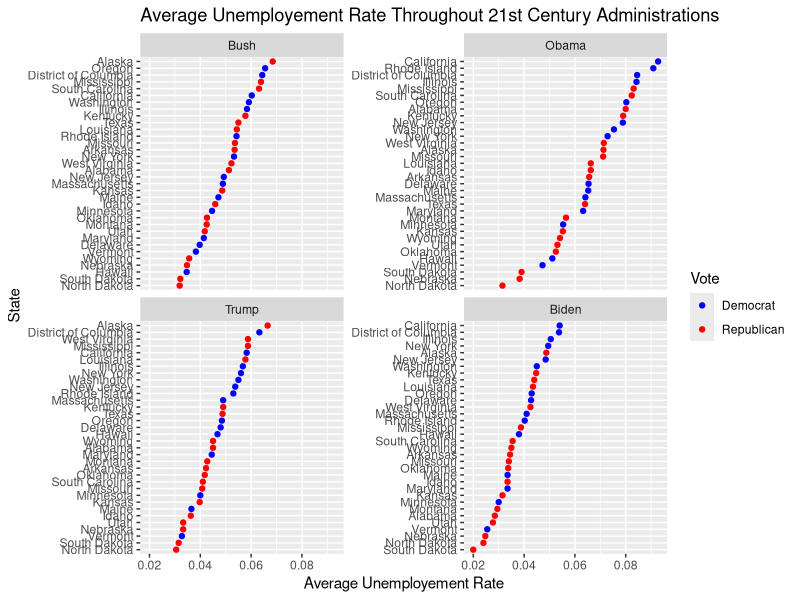
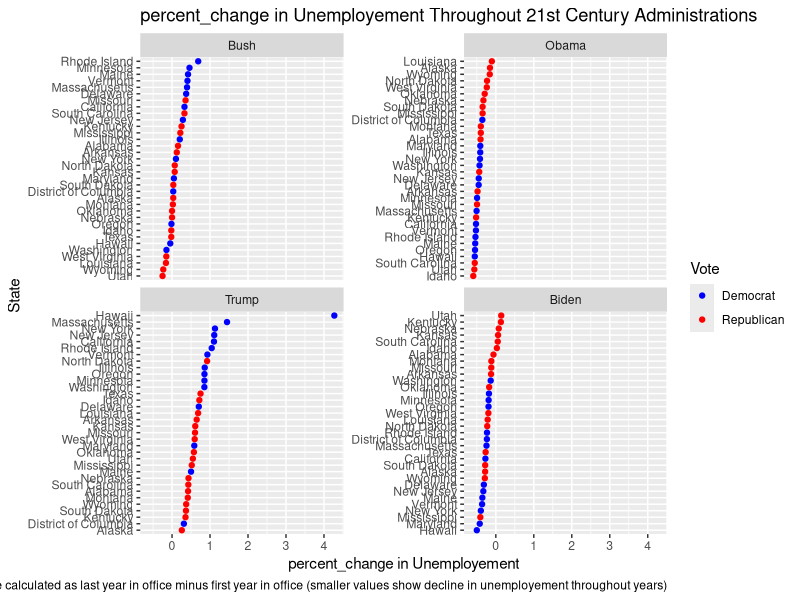
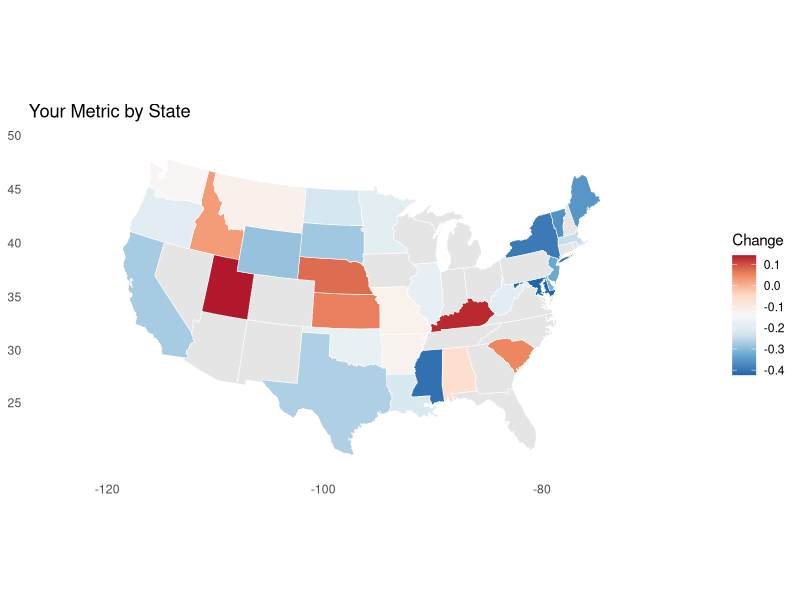
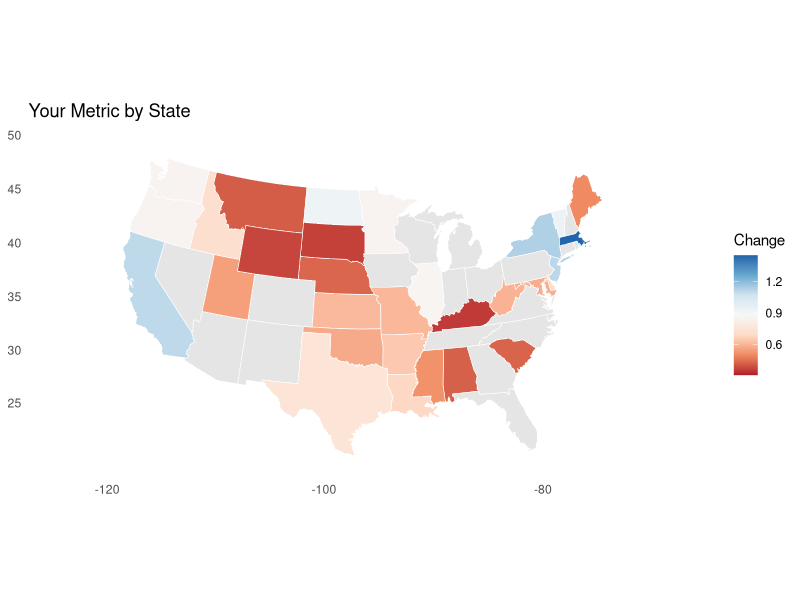
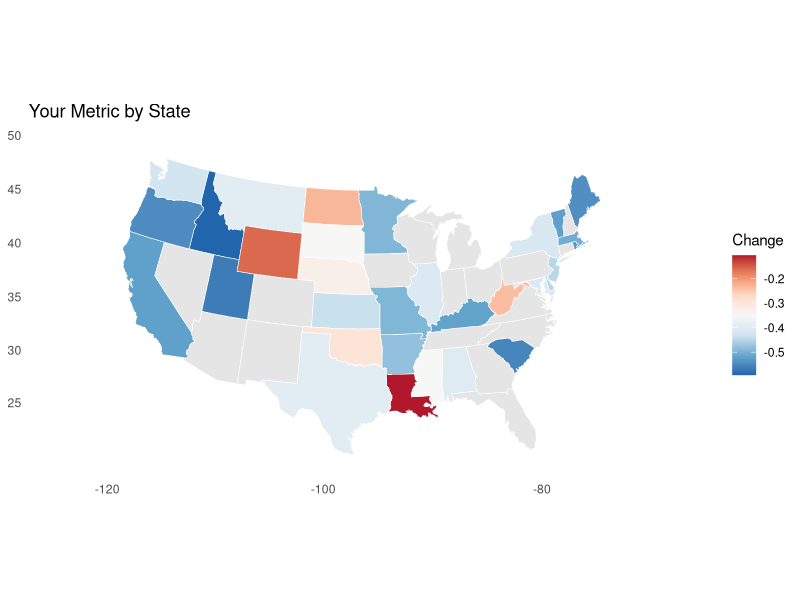
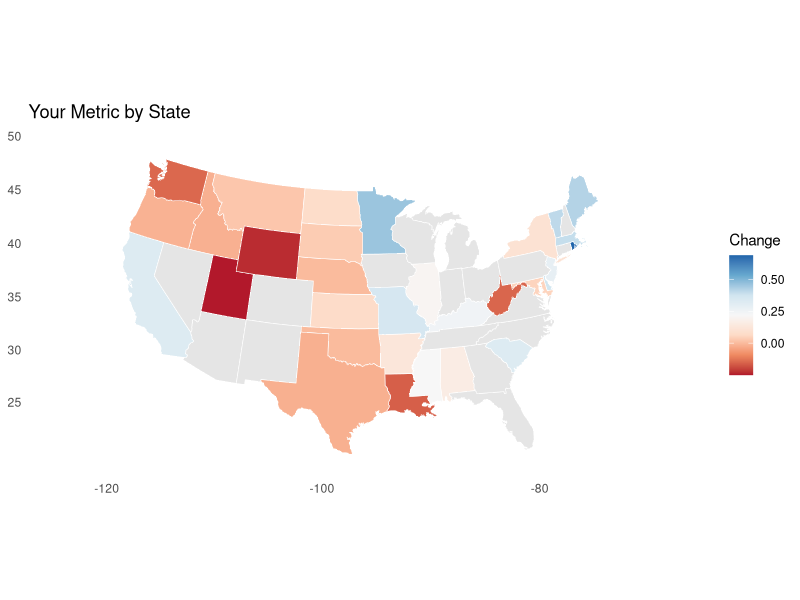

Here is the R script that generated these plots, in order: (Note: this script raises an error after producing the figures.)
## ---- chunk 1
library(readr)
library(dplyr)
library(tidyverse)
library(forcats)
library(tidytext)
library(scales)
library(lubridate)
library(stringr)
## ---- chunk 2
unemployement <- read_csv("data/unemployement_rate_by_state.csv")
## ---- chunk 3
consistent_blue <- c("California", "Oregon", "Washington", "Minnesota", "Illinois", "New York", "Vermont", "New Jersey", "Maine", "Rhode Island", "Maryland", "Delaware", "District of Columbia", "Conneticut", "Hawaii", "Massachusetts")

consistent_red <- c("Alaska", "Alabama", "Arkansas", "Idaho", "Kansas", "Kentucky", "Louisiana", "Missouri", "Mississippi", "Montana", "Nebraska", "North Dakota", "Oklahoma", "South Carolina", "South Dakota", "Tennesse", "Texas", "Utah", "Wyoming", "West Virginia")

all_consistent <- union(consistent_blue, consistent_red)
## ---- chunk 4
unemployement <- unemployement |> filter(
  State %in% all_consistent)
## ---- chunk 5
biden <- unemployement |> mutate(percent_change = (`2024` - `2021`)/`2021`,
                                 average = (`2024` + `2023` + `2022` + `2021`)/4) |> pivot_longer(cols = c(`2024`,`2021`), names_to = "year", values_to = "value") |>
  mutate(Vote = case_when(
    State %in% consistent_red ~ "Republican",
    State %in% consistent_blue ~ "Democrat",
    State == 'United States' ~ "United States")) |> select(State, percent_change, average, Vote) |> mutate(Administration = "Biden") |> distinct()

trump <- unemployement |> mutate(percent_change = (`2020` - `2017`)/`2017`,
                                 average = (`2020` + `2019` + `2018` + `2017`)/4) |> pivot_longer(cols = c(`2020`,`2017`), names_to = "year", values_to = "value") |>
  mutate(Vote = case_when(
    State %in% consistent_red ~ "Republican",
    State %in% consistent_blue ~ "Democrat",
    State == 'United States' ~ "United States")) |> select(State, percent_change, average, Vote) |> mutate(Administration = "Trump") |> distinct()

obama <- unemployement |> mutate(percent_change = (`2016` - `2009`)/`2009`,
                                 average = (`2016` + `2015` + `2014` + `2013`+`2012` + `2011` + `2010` + `2009`)/8) |> pivot_longer(cols = c(`2016`,`2009`), names_to = "year", values_to = "value") |>
  mutate(Vote = case_when(
    State %in% consistent_red ~ "Republican",
    State %in% consistent_blue ~ "Democrat",
    State == 'United States' ~ "United States")) |> select(State, percent_change, average, Vote) |> mutate(Administration = "Obama") |> distinct()

bush <- unemployement |> mutate(percent_change = (`2008` - `2001`)/`2001`,
                                 average = (`2008` + `2007` + `2006` + `2005`+`2004` + `2003` + `2002` + `2001`)/8) |> pivot_longer(cols = c(`2008`,`2001`), names_to = "year", values_to = "value") |>
  mutate(Vote = case_when(
    State %in% consistent_red ~ "Republican",
    State %in% consistent_blue ~ "Democrat",
    State == 'United States' ~ "United States")) |> select(State, percent_change, average, Vote) |> mutate(Administration = "Bush") |> distinct()
## ---- chunk 6
#| fig.height: 15
total <- rbind(biden, bush, obama, trump)

total <- total |>
  mutate(Administration = factor(
    Administration,
    levels = c("Bush", "Obama", "Trump", "Biden")  
  )) |> mutate(State_in_panel = reorder_within(State, average, Administration))

total |> ggplot(aes(x = average, y = State_in_panel, color = Vote)) + geom_point() +
  facet_wrap(~Administration, scales = "free_y") + scale_color_manual(
    values = c(
      "Republican" = "red",
      "Democrat"   = "blue",
      "United States" = "gray"
    )) + scale_y_reordered() + labs(y = "State", x = "Average Unemployement Rate",
                                    title = "Average Unemployement Rate Throughout 21st Century Administrations")
## ---- chunk 7
#| fig.height: 15

total2 <- total |>
  mutate(Administration = factor(
    Administration,
    levels = c("Bush", "Obama", "Trump", "Biden")  
  )) |> mutate(State_in_panel = reorder_within(State, percent_change, Administration))

total2 |> ggplot(aes(x = percent_change, y = State_in_panel, color = Vote)) + geom_point() +
  facet_wrap(~Administration, scales = "free_y") + scale_color_manual(
    values = c(
      "Republican" = "red",
      "Democrat"   = "blue",
      "United States" = "gray"
    )) + scale_y_reordered() + labs(y = "State", x = "percent_change in Unemployement",
                                    title = "percent_change in Unemployement Throughout 21st Century Administrations", caption = "percent_change calculated as last year in office minus first year in office (smaller values show decline in unemployement throughout years)")
## ---- chunk 8

safe_red_always <- c(
  "Alabama","Alaska","Arkansas","Idaho","Kansas","Kentucky","Louisiana",
  "Mississippi","Missouri","Montana","Nebraska","North Dakota","Oklahoma",
  "South Carolina","South Dakota","Tennessee","Texas","Utah","West Virginia","Wyoming"
)

always_blue <- c(
  "California","Connecticut","Delaware","Hawaii","Illinois","Maine",
  "Maryland","Massachusetts","Minnesota","New Jersey","New York",
  "Oregon","Rhode Island","Vermont","Washington"
)

red_every_election <- unemployement |> filter(State %in% safe_red_always) |> 
  pivot_longer(cols = `2024`:`2000`, names_to = "year", values_to = "value") |>
  mutate(Party = "Republican")

red_every_election$year <- as.Date(red_every_election$year, format = "%Y")

blue_every_election <- unemployement |> filter(State %in% always_blue) |>
  pivot_longer(cols = `2024`:`2000`, names_to = "year", values_to = "value") |>
  mutate(Party = "Democratic") 

blue_every_election$year <- as.Date(blue_every_election$year, format = "%Y") 


blue_every_election <- blue_every_election |> 
  mutate(year = floor_date(year, unit = "year")) 


red_every_election <- red_every_election |> 
  mutate(year = floor_date(year, unit = "year"))
## ---- chunk 9
unemployement_dif_biden <- total |> mutate(state_lower = tolower(State)) |> 
  filter(Administration == "Biden")
us_map <- map_data("state") 

plot_df_biden <- us_map |>
  left_join(unemployement_dif_biden, by = c("region" = "state_lower"))

ggplot(plot_df_biden, aes(long, lat, group = group, fill = percent_change)) +
  geom_polygon(color = "white", linewidth = 0.2) +
  coord_map("albers", lat0 = 39, lat1 = 45) +
  scale_fill_distiller(
  name = "Change", type = "div", palette = "RdBu", direction = -1,
  na.value = "grey90"
)+
  labs(title = "Your Metric by State", x = NULL, y = NULL) +
  theme_minimal() +
  theme(panel.grid = element_blank())
## ---- chunk 10
unemployement_dif_trump <- total |> mutate(state_lower = tolower(State)) |> 
  filter(Administration == "Trump")
us_map <- map_data("state") 

plot_df_trump <- us_map |>
  left_join(unemployement_dif_trump, by = c("region" = "state_lower"))

ggplot(plot_df_trump, aes(long, lat, group = group, fill = percent_change)) +
  geom_polygon(color = "white", linewidth = 0.2) +
  coord_map("albers", lat0 = 39, lat1 = 45) +
  scale_fill_distiller(
  name = "Change", type = "div", palette = "RdBu", direction = 1,
  na.value = "grey90"
)+
  labs(title = "Your Metric by State", x = NULL, y = NULL) +
  theme_minimal() +
  theme(panel.grid = element_blank())
## ---- chunk 11
unemployement_dif_obama <- total |> mutate(state_lower = tolower(State)) |> 
  filter(Administration == "Obama")
us_map <- map_data("state") 

plot_df_obama <- us_map |>
  left_join(unemployement_dif_obama, by = c("region" = "state_lower"))

ggplot(plot_df_obama, aes(long, lat, group = group, fill = percent_change)) +
  geom_polygon(color = "white", linewidth = 0.2) +
  coord_map("albers", lat0 = 39, lat1 = 45) +
  scale_fill_distiller(
  name = "Change", type = "div", palette = "RdBu", direction = -1,
  na.value = "grey90"
)+
  labs(title = "Your Metric by State", x = NULL, y = NULL) +
  theme_minimal() +
  theme(panel.grid = element_blank())
## ---- chunk 12
unemployement_dif_bush <- total |> mutate(state_lower = tolower(State)) |> 
  filter(Administration == "Bush")
us_map <- map_data("state") 

plot_df_bush <- us_map |>
  left_join(unemployement_dif_bush, by = c("region" = "state_lower"))

ggplot(plot_df_bush, aes(long, lat, group = group, fill = percent_change)) +
  geom_polygon(color = "white", linewidth = 0.2) +
  coord_map("albers", lat0 = 39, lat1 = 45) +
  scale_fill_distiller(
  name = "Change", type = "div", palette = "RdBu", direction = 1,
  na.value = "grey90"
)+
  labs(title = "Your Metric by State", x = NULL, y = NULL) +
  theme_minimal() +
  theme(panel.grid = element_blank())
## ---- chunk 13

library(dplyr)
library(ggplot2)
library(scales)

# total_map: joined once for all admins (as in previous step)
pc <- total_map$percent_change
pc[is.infinite(pc)] <- NA
lim <- max(abs(pc), na.rm = TRUE)

ggplot(total_map, aes(long, lat, group = group, fill = percent_change)) +
  geom_polygon(color = "white", linewidth = 0.2) +
  coord_map("albers", lat0 = 39, lat1 = 45) +
  facet_wrap(~ Administration, ncol = 2) +
  scale_fill_gradient2(
    name = "Change",
    low = "darkgreen", mid = "white", high = "red",  # GREEN low → RED high
    midpoint = 0,
    limits = c(-lim, lim),
    labels = scales::label_percent(accuracy = 1),
    oob = scales::squish, na.value = "grey90"
  ) +
  theme_minimal(base_size = 12) +
  theme(panel.grid = element_blank(),
        axis.text = element_blank(), axis.ticks = element_blank())

## ---- chunk 14
library(dplyr)
library(ggplot2)

bins <- total %>%
  group_by(Administration) %>%
  mutate(
    # 7 quantile bins; 1=lowest, 7=highest within admin
    q = ntile(percent_change, 7)
  ) %>%
  ungroup()

plot_df <- bins %>%
  mutate(state_lower = tolower(State)) %>%
  inner_join(map_data("state"), by = c("state_lower" = "region"))

ggplot(plot_df, aes(long, lat, group = group, fill = q)) +
  geom_polygon(color = "white", linewidth = 0.2) +
  coord_map("albers", lat0 = 39, lat1 = 45) +
  facet_wrap(~ Administration, ncol = 2) +
  scale_fill_stepsn(
    name = "Within-admin rank",
    colors = c("#006d2c","#31a354","#74c476","#ffffe5","#fcbba1","#fb6a4a","#cb181d"),
    breaks = 1:7, limits = c(1,7), show.limits = TRUE
  ) +
  labs(title = "State unemployment change ranks by administration",
       subtitle = "Green = lowest changes in that admin; Red = highest") +
  theme_minimal(base_size = 12) +
  theme(panel.grid = element_blank(),
        axis.text = element_blank(), axis.ticks = element_blank())

## ---- chunk 15
library(dplyr)
library(ggplot2)
library(scales)

# total: State, Administration, percent_change (e.g., 0.12 = +12%)
# 1) Robust within-admin standardization (median/MAD)
std <- total %>%
  group_by(Administration) %>%
  mutate(
    med = median(percent_change, na.rm = TRUE),
    mad = mad(percent_change, constant = 1.4826, na.rm = TRUE),
    z_admin = (percent_change - med) / mad
  ) %>%
  ungroup()

# 2) Join to polygons once
us_map <- map_data("state")
plot_df <- std %>%
  mutate(state_lower = tolower(State)) %>%
  inner_join(us_map, by = c("state_lower" = "region"))

# 3) Winsorize and plot with a shared diverging scale
lim <- 3   # cap to ±3 MADs for readable color
plot_df$z_clip <- pmax(pmin(plot_df$z_admin,  lim), -lim)

ggplot(plot_df, aes(long, lat, group = group, fill = z_clip)) +
  geom_polygon(color = "white", linewidth = 0.2) +
  coord_map("albers", lat0 = 39, lat1 = 45) +
  facet_wrap(~ Administration, ncol = 2) +
  scale_fill_gradient2(
    name = "Relative (z)",
    low = "darkgreen", mid = "white", high = "red", midpoint = 0,
    limits = c(-lim, lim), oob = squish
  ) +
  labs(title = "State unemployment change, standardized within each administration",
       subtitle = "Red = higher vs peers in same admin; Green = lower vs peers") +
  theme_minimal(base_size = 12) +
  theme(panel.grid = element_blank(),
        axis.text = element_blank(), axis.ticks = element_blank())
